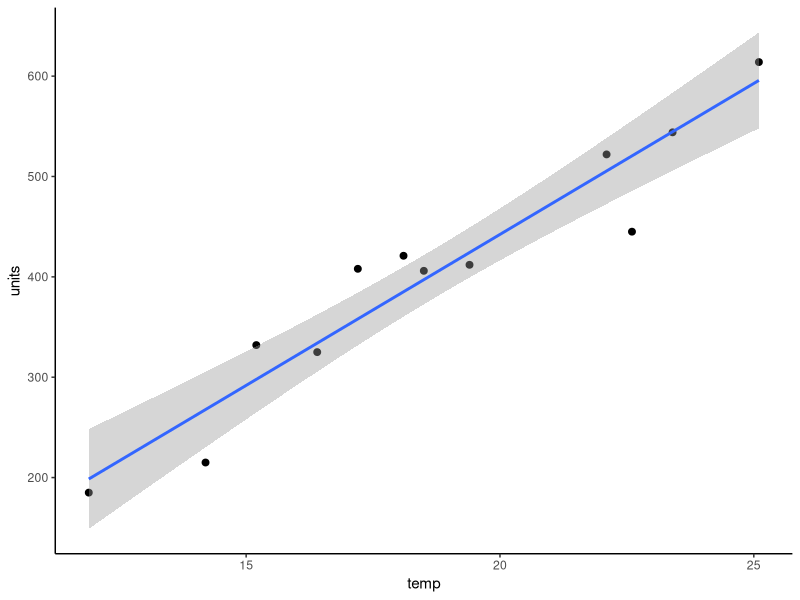

Here is the R script that generated this plot:
## ---- chunk 1
1:10
## ---- chunk 2
library(tidyverse)

icecream <- readxl::read_excel("./data/icecream.xlsx")
icecream 
## ---- chunk 3
icecream %>% 
  ggplot(aes(temp, units)) + 
  geom_point(size = 2) +
  geom_smooth(method = "lm") +
  theme_classic()
## ---- chunk 4
mod <- lm(units ~ 1 + temp, data = icecream)
summary(mod)
## ---- chunk 5
mod %>% 
  broom::tidy() 
